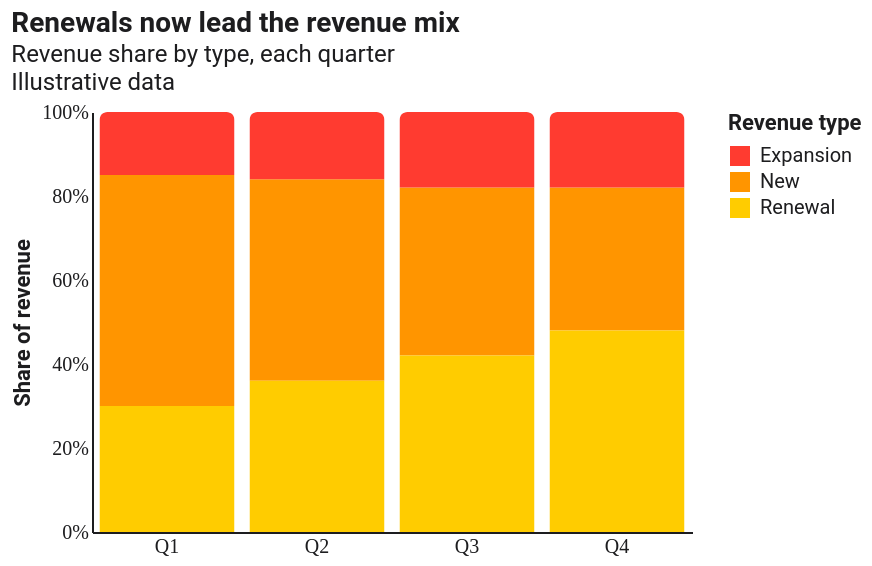

Source (Vega-Lite JSON):
### Vega-Lite specification from a JSON file in a GitHub repository (floating-point values rounded to 4 significant figures)
{"$schema": "https://vega.github.io/schema/vega-lite/v5.json", "config": {"background": "#FFFFFF", "font": "Roboto, Roboto Serif, Roboto Mono, system-ui, sans-serif", "view": {"stroke": null, "cornerRadius": 10}, "axis": {"domain": true, "domainColor": "#1D1D1F", "labelColor": "#1D1D1F", "titleColor": "#1D1D1F", "grid": false, "ticks": false, "labelFont": "Roboto Mono", "titleFont": "Roboto"}, "axisTop": {"domain": false, "domainColor": null, "labels": false, "ticks": false, "title": null}, "axisRight": {"domain": false, "domainColor": null, "labels": false, "ticks": false, "title": null}, "legend": {"titleFont": "Roboto", "labelFont": "Roboto", "labelColor": "#1D1D1F", "titleColor": "#1D1D1F"}, "title": {"font": "Roboto", "fontSize": 14, "color": "#1D1D1F", "subtitleFont": "Roboto", "subtitleColor": "#1D1D1F"}, "range": {"category": ["#FF3B30", "#FF9500", "#FFCC00", "#28CD41", "#79DBDC", "#007AFF", "#AF52DE", "#FF2D55"]}, "bar": {"cornerRadiusEnd": 4}, "line": {"strokeWidth": 2}, "point": {"filled": true, "size": 40}}, "width": 300, "height": 210, "title": {"text": "Renewals now lead the revenue mix", "subtitle": ["Revenue share by type, each quarter", "Illustrative data"], "anchor": "start"}, "data": {"values": [{"quarter": "Q1", "type": "New", "share": 55}, {"quarter": "Q1", "type": "Renewal", "share": 30}, {"quarter": "Q1", "type": "Expansion", "share": 15}, {"quarter": "Q2", "type": "New", "share": 48}, {"quarter": "Q2", "type": "Renewal", "share": 36}, {"quarter": "Q2", "type": "Expansion", "share": 16}, {"quarter": "Q3", "type": "New", "share": 40}, {"quarter": "Q3", "type": "Renewal", "share": 42}, {"quarter": "Q3", "type": "Expansion", "share": 18}, {"quarter": "Q4", "type": "New", "share": 34}, {"quarter": "Q4", "type": "Renewal", "share": 48}, {"quarter": "Q4", "type": "Expansion", "share": 18}]}, "mark": {"type": "bar"}, "encoding": {"x": {"field": "quarter", "type": "nominal", "axis": {"title": null, "labelAngle": 0}}, "y": {"field": "share", "type": "quantitative", "stack": "normalize", "axis": {"title": "Share of revenue", "format": "%"}}, "color": {"field": "type", "type": "nominal", "legend": {"title": "Revenue type"}}}}
